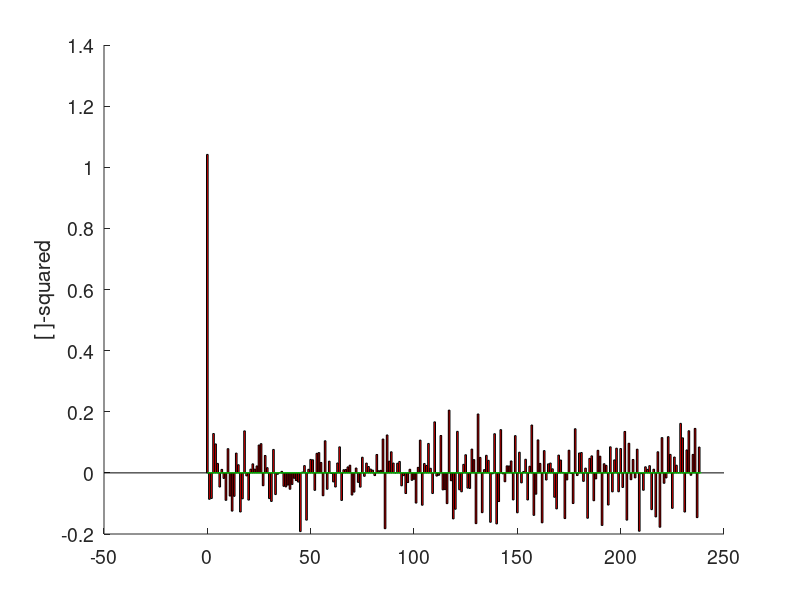

This chart was generated by the following MATLAB code:
function auto = autocorr(a);
%AUTOCORR Calculation of autocorrelation function
%   	    for a given sequence of observations 

%Kai Borre 8-5-96
%Copyright (c) 1997 by Kai Borre
%$Revision 1.0 $  $Date: 1997/09/22 $

e = exist('autocorr.eps');
if e ~= 0
   delete autocorr.eps
end

if nargin == 0
   a = randn(300,1); 
end;
m = mean(a);
[n,o] = size(a);

for shift = 0:n-2
   sum = 0;
   for i = 1:n-shift
      sum = sum+(a(i)-m)*(a(i+shift)-m);
   end;
   auto(shift+1) = sum/(n-shift-1);
end;

% The rightmost values of the autocorrelation function
% are not reliable; we decide to omit the last 20%
to_plot = round(.8*size(auto,2));
q = auto(1:to_plot);

figure
hold on
bar(0:to_plot-1,q,'r-')
plot([0 to_plot],[0 0],'g-')
%title('Autocorrelation','Fontsize',14)
ylabel('[ ]-squared','FontSize',14)
%xlabel('Epochs, interval 20 seconds','FontSize',14)
set(gca,'FontSize',14)
hold off
print autocorr -deps

%%%%%%%%%%%%%% end autocorr.m %%%%%%%%%%%%%%%%%%%%%%%%%%%
